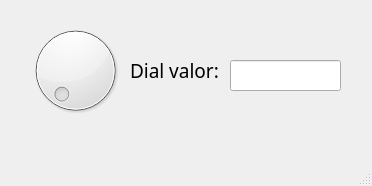
<?xml version="1.0" encoding="UTF-8"?>
<ui version="4.0">
 <class>MainWindow</class>
 <widget class="QMainWindow" name="MainWindow">
  <property name="geometry">
   <rect>
    <x>0</x>
    <y>0</y>
    <width>372</width>
    <height>186</height>
   </rect>
  </property>
  <property name="windowTitle">
   <string>MainWindow</string>
  </property>
  <widget class="QWidget" name="centralwidget">
   <widget class="QLineEdit" name="txt_valor">
    <property name="geometry">
     <rect>
      <x>230</x>
      <y>60</y>
      <width>111</width>
      <height>31</height>
     </rect>
    </property>
    <property name="font">
     <font>
      <family>VisbyHeavy</family>
      <pointsize>14</pointsize>
     </font>
    </property>
    <property name="text">
     <string/>
    </property>
    <property name="readOnly">
     <bool>true</bool>
    </property>
   </widget>
   <widget class="QLabel" name="label">
    <property name="geometry">
     <rect>
      <x>130</x>
      <y>60</y>
      <width>101</width>
      <height>21</height>
     </rect>
    </property>
    <property name="font">
     <font>
      <family>VisbyHeavy</family>
      <pointsize>14</pointsize>
      <weight>7</weight>
      <italic>false</italic>
      <bold>false</bold>
     </font>
    </property>
    <property name="styleSheet">
     <string notr="true">font: 57 14pt &quot;VisbyHeavy&quot;;</string>
    </property>
    <property name="text">
     <string>Dial valor:</string>
    </property>
   </widget>
   <widget class="QDial" name="dial">
    <property name="geometry">
     <rect>
      <x>20</x>
      <y>20</y>
      <width>111</width>
      <height>101</height>
     </rect>
    </property>
    <property name="orientation">
     <enum>Qt::Horizontal</enum>
    </property>
   </widget>
  </widget>
  <widget class="QMenuBar" name="menubar">
   <property name="geometry">
    <rect>
     <x>0</x>
     <y>0</y>
     <width>372</width>
     <height>21</height>
    </rect>
   </property>
  </widget>
  <widget class="QStatusBar" name="statusbar"/>
 </widget>
 <resources/>
 <connections/>
</ui>
